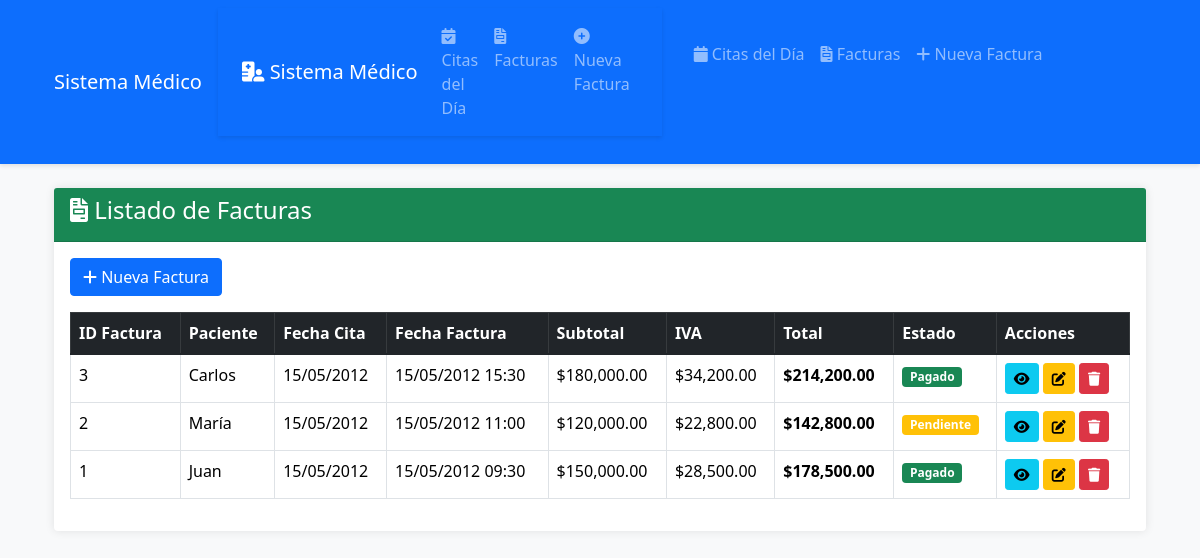
/index.php?controller=factura&action=index, run on the app's committed database.
### tables this page shows
CREATE TABLE factura (
    id_factura INT PRIMARY KEY AUTO_INCREMENT,
    id_cita INT NOT NULL,
    fecha_factura DATETIME NOT NULL,
    subtotal DECIMAL(10,2) NOT NULL,
    iva DECIMAL(10,2) NOT NULL,
    total DECIMAL(10,2) NOT NULL,
    estado ENUM('Pendiente', 'Pagado', 'Anulado') DEFAULT 'Pendiente',
    FOREIGN KEY (id_cita) REFERENCES citas_medicas(id_cita) ON DELETE CASCADE
);

CREATE TABLE pacientes (
    id_paciente INT PRIMARY KEY AUTO_INCREMENT,
    nombre_paciente VARCHAR(100) NOT NULL,
    apellido_paciente VARCHAR(100) NOT NULL,
    documento VARCHAR(20) UNIQUE,
    telefono VARCHAR(20),
    email VARCHAR(100),
    direccion TEXT
);

CREATE TABLE citas_medicas (
    id_cita INT PRIMARY KEY AUTO_INCREMENT,
    id_paciente INT NOT NULL,
    id_medico INT NOT NULL,
    fecha_cita DATE NOT NULL,
    hora_cita TIME NOT NULL,
    estado_cita ENUM('Programada', 'Atendida', 'Cancelada') DEFAULT 'Programada',
    valor_cita DECIMAL(10,2) NOT NULL,
    observaciones TEXT,
    FOREIGN KEY (id_paciente) REFERENCES pacientes(id_paciente) ON DELETE CASCADE,
    FOREIGN KEY (id_medico) REFERENCES medicos(id_medico) ON DELETE CASCADE,
    INDEX idx_fecha_cita (fecha_cita)
);

### controllers/FacturaController.php (called while the page is built, shortened)
<?php
require_once 'models/Factura.php';
class FacturaController {
    private $facturaModel;
    public function __construct() {
        $this->facturaModel = new Factura();
    }
    public function index() {
        $facturas = $this->facturaModel->getAll();
        require_once __DIR__ . '/../views/layouts/main.php';
        require_once __DIR__ . '/../views/facturas/index.php';
    }
}
?>

### models/Factura.php (called while the page is built, shortened)
<?php
require_once 'config/database.php';
class Factura {
    private $conn;
    private $table = "factura";
    public function __construct() {
        $database = new Database();
        $this->conn = $database->getConnection();
    }
    public function getAll() {
        $query = "SELECT f.*, c.fecha_cita, p.nombre_paciente
                  FROM " . $this->table . " f
                  INNER JOIN citas_medicas c ON f.id_cita = c.id_cita
                  INNER JOIN pacientes p ON c.id_paciente = p.id_paciente
                  ORDER BY f.fecha_factura DESC";
        $stmt = $this->conn->prepare($query);
        $stmt->execute();
        return $stmt->fetchAll(PDO::FETCH_ASSOC);
    }
}
?>

### config/database.php (called while the page is built, shortened)
<?php
class Database {
    private $host = "localhost";
    private $db_name = "desarrollo";
    private $username = "root";
    private $password = "";
    public function getConnection() {
        $this->conn = null;
        try {
            $this->conn = new PDO("mysql:host=" . $this->host . ";dbname=" . $this->db_name,
                                  $this->username, $this->password);
            $this->conn->setAttribute(PDO::ATTR_ERRMODE, PDO::ERRMODE_EXCEPTION);
            $this->conn->exec("set names utf8");
        } catch(PDOException $e) {
            echo "Error de conexión: " . $e->getMessage();
        }
        return $this->conn;
    }
}
?>

### views/facturas/index.php (the view, shortened to what this page needs)
<div class="card">
    <div class="card-header bg-success text-white">
        <h4><i class="fas fa-file-invoice"></i> Listado de Facturas</h4>
    </div>
    <div class="card-body">
        <a href="index.php?controller=factura&action=create" class="btn btn-primary mb-3">
            <i class="fas fa-plus"></i> Nueva Factura
        </a>
        <div class="table-responsive">
            <table class="table table-bordered table-hover">
                <thead class="table-dark">
                    <tr>
                        <th>ID Factura</th>
                        <th>Paciente</th>
                        <th>Fecha Cita</th>
                        <th>Fecha Factura</th>
                        <th>Subtotal</th>
                        <th>IVA</th>
                        <th>Total</th>
                        <th>Estado</th>
                        <th>Acciones</th>
                    </tr>
                </thead>
                <tbody>
                    <?php foreach($facturas as $factura): ?>
                    <tr>
                        <td><?php echo $factura['id_factura']; ?></td>
                        <td><?php echo $factura['nombre_paciente']; ?></td>
                        <td><?php echo date('d/m/Y', strtotime($factura['fecha_cita'])); ?></td>
                        <td><?php echo date('d/m/Y H:i', strtotime($factura['fecha_factura'])); ?></td>
                        <td>$<?php echo number_format($factura['subtotal'], 2); ?></td>
                        <td>$<?php echo number_format($factura['iva'], 2); ?></td>
                        <td><strong>$<?php echo number_format($factura['total'], 2); ?></strong></td>
                        <td>
                            <?php
                            $badge = $factura['estado'] == 'Pagado' ? 'bg-success' : 'bg-warning';
                            ?>
                            <span class="badge <?php echo $badge; ?>"><?php echo $factura['estado']; ?></span>
                        </td>
                        <td>
                            <a href="index.php?controller=factura&action=detalles&id=<?php echo $factura['id_factura']; ?>"
                               class="btn btn-sm btn-info" title="Ver detalles">
                                <i class="fas fa-eye"></i>
                            </a>
                            <a href="index.php?controller=factura&action=edit&id=<?php echo $factura['id_factura']; ?>"
                               class="btn btn-sm btn-warning" title="Editar">
                                <i class="fas fa-edit"></i>
                            </a>
                            <a href="index.php?controller=factura&action=delete&id=<?php echo $factura['id_factura']; ?>"
                               class="btn btn-sm btn-danger" title="Eliminar"
                               onclick="return confirm('¿Está seguro de eliminar esta factura?')">
                                <i class="fas fa-trash"></i>
                            </a>
                        </td>
                    </tr>
                    <?php endforeach; ?>
                </tbody>
            </table>
        </div>
    </div>
</div>

### views/layouts/main.php (style rules this page uses)
body { background-color: #f8f9fa; padding-bottom: 60px; }
.card { box-shadow: 0 0 10px rgba(0,0,0,0.1); border: none; margin-bottom: 20px; }
.table-responsive { overflow-x: auto; }

### data on the page
factura: id_factura "3", pacientes.nombre_paciente "Carlos", id_cita.fecha_cita "15/05/2012", fecha_factura "15/05/2012 15:30", subtotal "180,000.00", iva "34,200.00", total "214,200.00", estado "Pagado"
factura: id_factura "2", pacientes.nombre_paciente "María", id_cita.fecha_cita "15/05/2012", fecha_factura "15/05/2012 11:00", subtotal "120,000.00", iva "22,800.00", total "142,800.00", estado "Pendiente"
factura: id_factura "1", pacientes.nombre_paciente "Juan", id_cita.fecha_cita "15/05/2012", fecha_factura "15/05/2012 09:30", subtotal "150,000.00", iva "28,500.00", total "178,500.00", estado "Pagado"
